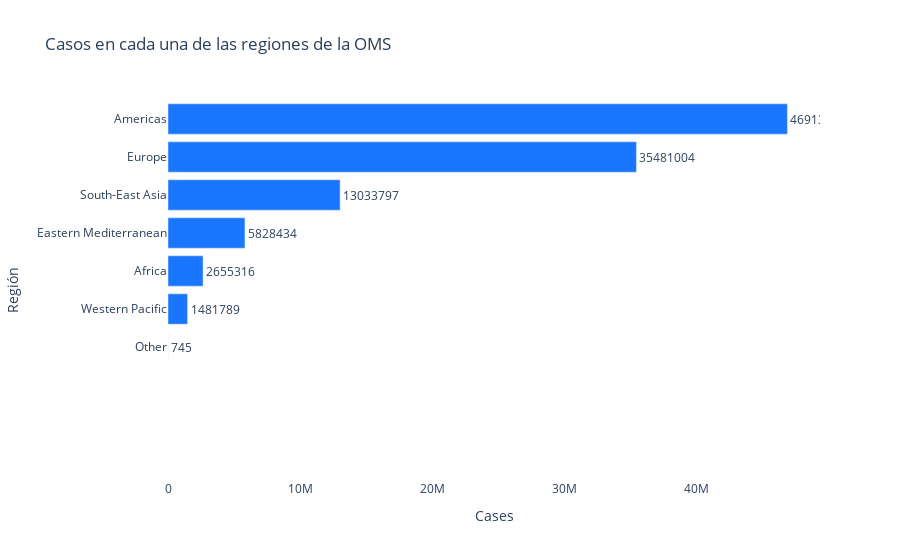

Write notebook code for a chart like this one.
### Code cell
# Permita visualizar a tráves de un diagrama de barras horizontal los casos en cada una de las regiones de la Organización Munidal de la Salud.
def fig_region():
    
    # Cargamos los datos.
    df = datos
    #agrupamos los datos por región
    df= df.groupby("WHO Region").sum().reset_index()
     # Ordenamos los datos de mayor a menor.
    df = df.sort_values(by = "Cases - cumulative total", inplace = False, ascending = False) 
    
    # Definimos y retornamos la figura.
    fig = go.Figure(go.Bar(
                            x=df["Cases - cumulative total"],
                            y=df["WHO Region"],
                            text=df["Cases - cumulative total"],
                            textposition='outside',                                # Posición de la etiqueta de datos. En este caso a la derecha.
                            texttemplate='%{text}',                                # Formato de texto.
                            marker_color='rgb(26, 118, 255)',                      # Color de las barras.
                            orientation='h'                                        # Orientación de las barras. En este caso horizontal.
                          )
                   )
    
                    
    fig.update_layout(
                        barmode='stack',                                           # Tipo de barras. En este caso apiliadas.
                        yaxis_title="Región",
                        xaxis_title="Cases",
                        title= "Casos en cada una de las regiones de la OMS",
                        xaxis=dict(showgrid=False),                                # Ocultamos la cuadrícula de eje x.
                        yaxis=dict(showgrid=False),                                # Ocultamos la cuadrícula de eje y.
                        plot_bgcolor='white',                                      # Modificamos el color del fondo del gráfico.
                        showlegend=False,                                          # Ocultamos la leyenda.
                        yaxis_range=[9.5, -.5]                                     # Mostramos los 10 primeros datos.
                     )
    
    return fig    
    
    
    
fig_region()

### Figure 1 — Plotly figure (JSON) as saved in the notebook; plotly's stock layout.template omitted (floating-point values rounded to 4 significant figures)
{"data": [{"marker": {"color": "rgb(26, 118, 255)"}, "orientation": "h", "text": [46913216, 35481004, 13033797, 5828434, 2655316, 1481789, 745], "textposition": "outside", "texttemplate": "%{text}", "type": "bar", "x": [46913216, 35481004, 13033797, 5828434, 2655316, 1481789, 745], "y": ["Americas", "Europe", "South-East Asia", "Eastern Mediterranean", "Africa", "Western Pacific", "Other"]}], "layout": {"barmode": "stack", "plot_bgcolor": "white", "showlegend": false, "title": {"text": "Casos en cada una de las regiones de la OMS"}, "xaxis": {"showgrid": false, "title": {"text": "Cases"}}, "yaxis": {"range": [9.5, -0.5], "showgrid": false, "title": {"text": "Región"}}}}
